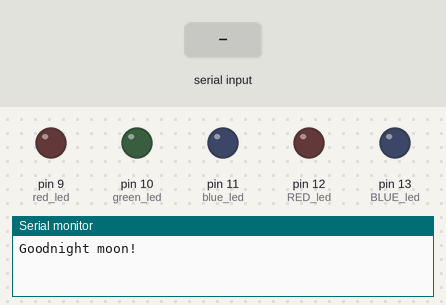
This sketch was run on a simulated Arduino Uno, built with avr-gcc and run on an emulated ATmega328P. On the bench: output pins drawn as LEDs (lit = HIGH), the last lines printed to the serial monitor. The test bench sets the inputs (shaded band).

Above: at 1.2 s.
1.3 s: "R" received over Serial
At 1.8 s:
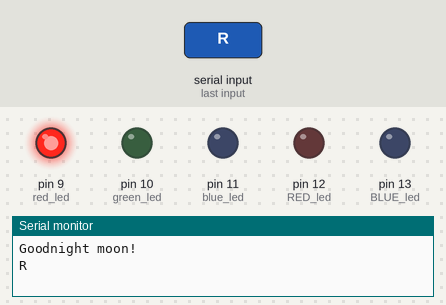
2.8 s: "G" received over Serial
At 4.0 s:
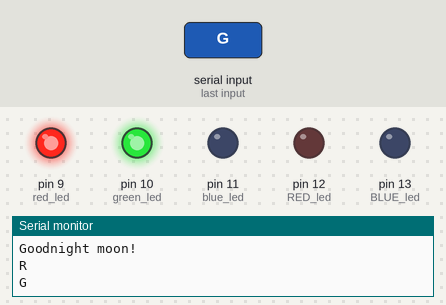
4.3 s: "r" received over Serial
At 5.2 s:
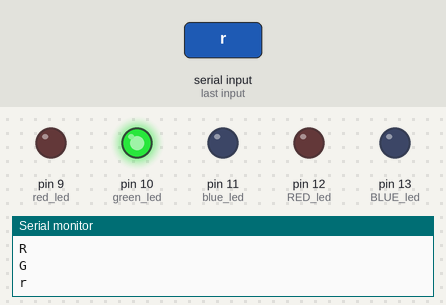
5.8 s: "B" received over Serial
At 6.4 s:
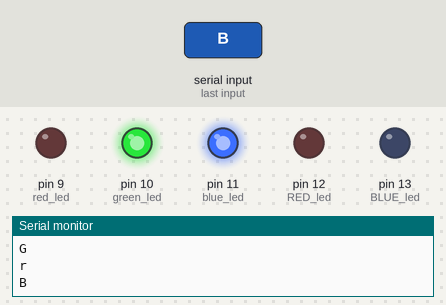
7.3 s: "g" received over Serial
At 8.5 s:
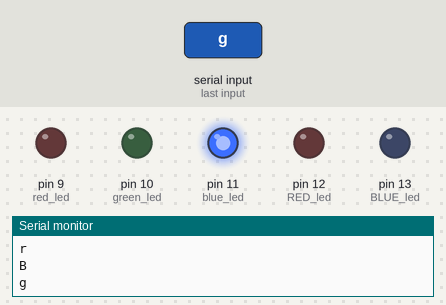
8.8 s: "1" received over Serial
At 9.9 s:
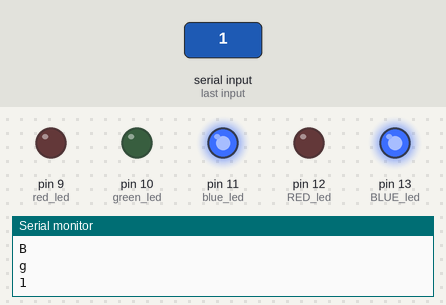
Timing chart, 0 to 11.3 s (numbered marks = the images above; inputs shaded):
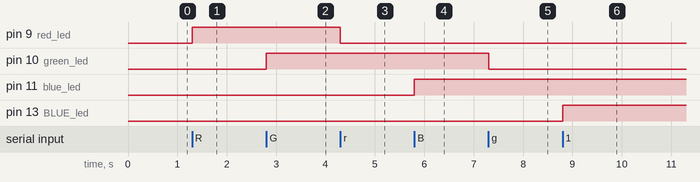

Measured:
- after the input at 1.3 s, pin 9 (red_led): LOW → HIGH at once
- after the input at 2.8 s, pin 10 (green_led): LOW → HIGH at once
- after the input at 4.3 s, pin 9 (red_led): HIGH → LOW at once
- after the input at 5.8 s, pin 11 (blue_led): LOW → HIGH at once
- after the input at 7.3 s, pin 10 (green_led): HIGH → LOW at once
- after the input at 8.8 s, pin 13 (BLUE_led): LOW → HIGH at once

The sketch:

sketch_aug21b.python_example.ino
```cpp
#define red_led 9
#define green_led 10
#define blue_led 11
#define BLUE_led 13
#define RED_led 12

void setup() {
  pinMode(red_led, 1);
  pinMode(green_led, 1);
  pinMode(blue_led, 1);
  pinMode(BLUE_led, 1);
  pinMode(RED_led, 1);


  Serial.begin(9600);

  Serial.println("Goodnight moon!");
}
void loop() { // run over and over
  if (Serial.available()) {
    char data = Serial.read();
    Serial.println(data);
    if (data == 'R') {
      digitalWrite(red_led, HIGH);
    }
    if (data == 'r') {
      digitalWrite(red_led, LOW);
    }
    if (data == 'G') {
      digitalWrite(green_led, HIGH);
    }
    if (data == 'g') {
      digitalWrite(green_led, LOW);
    }
    if (data == 'B') {
      digitalWrite(blue_led, HIGH);
    }
    if (data == 'b') {
      digitalWrite(blue_led, LOW);
    }
    if (data == '1') {
      digitalWrite(BLUE_led, HIGH);
    }
    if (data == '2') {
      digitalWrite(BLUE_led, LOW);
    }
    if (data == '3') {
      digitalWrite(RED_led, HIGH);
    }

    if (data == '4') {
      digitalWrite(RED_led, LOW);
    }
  }
}
```
